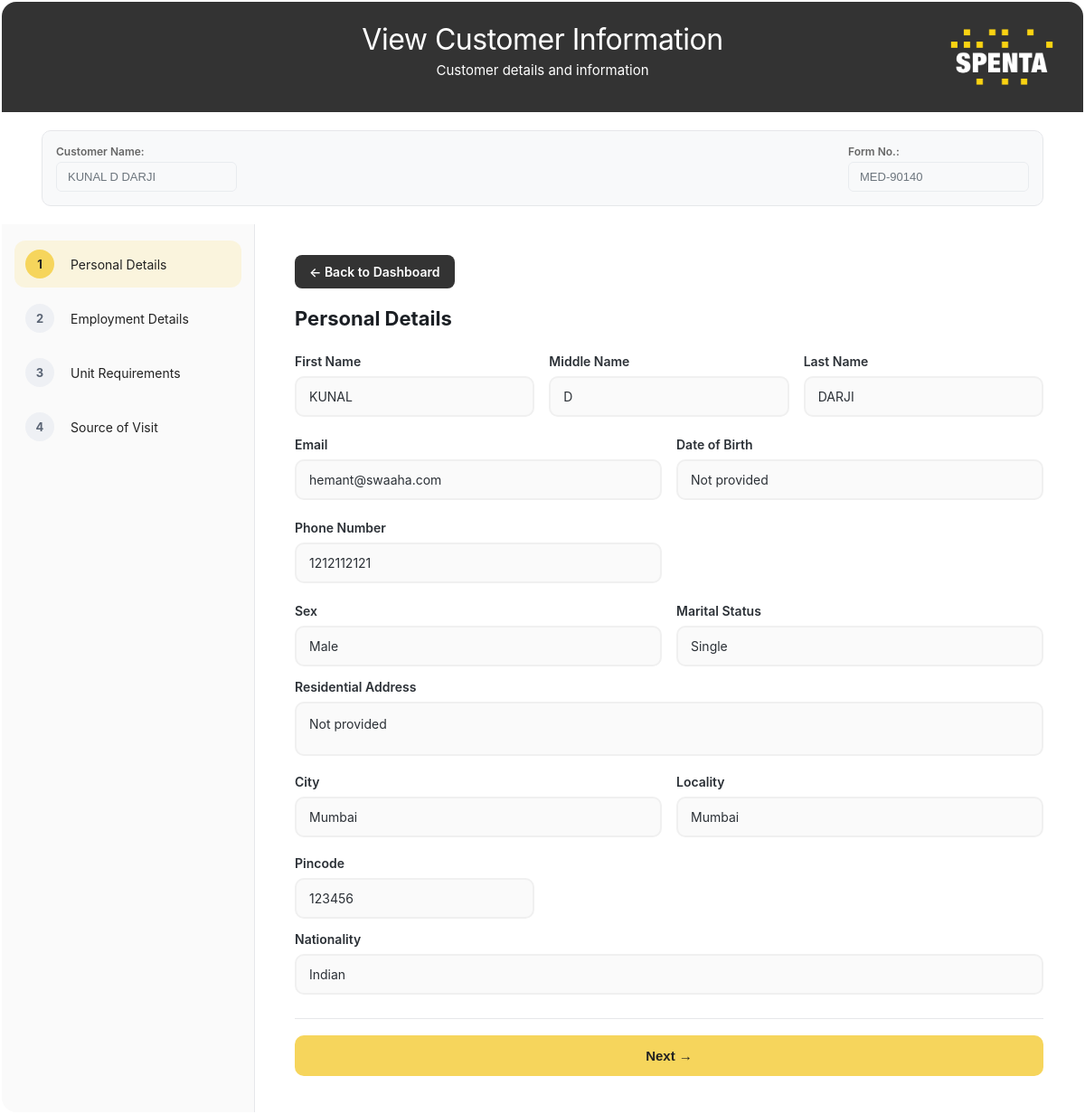
/customer/39/edit/, run on the app's committed database.
### customer_enquiry/models.py (models this page shows, shortened)
class Customer(models.Model):
    NATIONALITY_CHOICES = [
        ('indian', 'Indian'),
        ('nri', 'NRI'),
        ('pio', 'PIO'),
        ('oci', 'OCI'),
    ]
    EMPLOYMENT_CHOICES = [
        ('salaried', 'Salaried'),
        ('business', 'Business'),
        ('professional', 'Professional'),
        ('retired', 'Retired'),
        ('homemaker', 'Homemaker'),
        ('other', 'Other'),  # NEW OPTION ADDED
    ]
    SEX_CHOICES = [
        ('male', 'Male'),
        ('female', 'Female'),
        ('other', 'Other'),
    ]
    MARITAL_STATUS_CHOICES = [
        ('single', 'Single'),
        ('married', 'Married'),
        ('divorced', 'Divorced'),
        ('widowed', 'Widowed'),
        ('other', 'Other'),
    ]
    CONFIGURATION_CHOICES = [
        ('1bhk', '1 BHK'),
        ('1.5bhk', '1.5 BHK'),
        ('2bhk', '2 BHK'),
        ('2.5bhk', '2.5 BHK'),
        ('3bhk', '3 BHK'),
        ('3.5bhk', '3.5 BHK'),
        ('4bhk', '4 BHK'),
        ('duplex', 'Duplex'),
        ('other_config', 'Other'),
    ]
    BUDGET_CHOICES = [
        ('less_than_1cr', 'Less than 1 Cr.'),
        ('1cr_to_2cr', '1 Cr. to 2 Cr.'),
        ('2cr_to_4cr', '2 Cr. to 4 Cr.'),
        ('4cr_to_6cr', '4 Cr. to 6 Cr.'),
        ('more_than_6cr', 'More than 6 Cr.'),
    ]
    CONSTRUCTION_STATUS_CHOICES = [
        ('under_construction', 'Under Construction (>1 yr)'),
        ('near_completion', 'Near Completion (<1 yr)'),
        ('ready_possession', 'Ready Possession'),
    ]
    PURPOSE_CHOICES = [
        ('personal_use', 'Personal Use'),
        ('investment', 'Investment'),
        ('second_home', 'Second Home'),
        ('gift', 'Gift'),
        ('other', 'Other'),
    ]
    form_number = models.CharField(
        max_length=20,
        unique=True,
        help_text="Auto-generated form number"
    )
    form_date = models.DateField(default=timezone.now)
    first_name = models.CharField(max_length=100)
    middle_name = models.CharField(max_length=100, blank=True)
    last_name = models.CharField(max_length=100)
    email = models.EmailField(validators=[EmailValidator()])
    phone_number = models.CharField(
        max_length=10,
        validators=[RegexValidator(
            regex=r'^\d{10}$',
            message='Phone number must be 10 digits'
        )],
        blank=True,
        null=True,
        help_text="10-digit phone number"
    )
    sex = models.CharField(
        max_length=10,
        choices=SEX_CHOICES,
        blank=True,
        help_text="Gender/Sex of the customer"
    )
    marital_status = models.CharField(
        max_length=15,
        choices=MARITAL_STATUS_CHOICES,
        blank=True,
        help_text="Marital status of the customer"
    )
    date_of_birth = models.DateField(blank=True, null=True)
    residential_address = models.TextField(blank=True)
    city = models.CharField(max_length=100)
    locality = models.CharField(max_length=100)
    pincode = models.CharField(
        max_length=6,
        validators=[RegexValidator(
            regex=r'^\d{6}$',
            message='Pincode must be 6 digits'
        )]
    )
    nationality = models.CharField(
        max_length=10,
        choices=NATIONALITY_CHOICES
    )
    employment_type = models.CharField(
        max_length=15,
        choices=EMPLOYMENT_CHOICES
    )
    company_name = models.CharField(max_length=200, blank=True)
    designation = models.CharField(max_length=100, blank=True)
    industry = models.CharField(max_length=100, blank=True)
    configuration = models.CharField(
        max_length=15,  # Increased length to accommodate new options
        choices=CONFIGURATION_CHOICES
    )
    budget = models.CharField(
        max_length=20,  # Increased length for new budget ranges
        choices=BUDGET_CHOICES
    )
    construction_status = models.CharField(
        max_length=20,
        choices=CONSTRUCTION_STATUS_CHOICES
    )
    purpose_of_buying = models.CharField(
        max_length=15,
        choices=PURPOSE_CHOICES
    )
    source_details = models.TextField(
        blank=True,
        help_text="Additional details for Newspaper Ad, Social Media, Exhibition, or Property Portal"
    )
    created_at = models.DateTimeField(auto_now_add=True)
    updated_at = models.DateTimeField(auto_now=True)
    class Meta:
        db_table = 'customers'
        ordering = ['-created_at']
        verbose_name = 'Customer'
        verbose_name_plural = 'Customers'
    def get_full_name(self):
        if self.middle_name:
            return f"{self.first_name} {self.middle_name} {self.last_name}"
        return f"{self.first_name} {self.last_name}"

### customer_enquiry/views.py (the view)
# urls.py: path('customer/<int:pk>/edit/', views.edit_customer, name='edit_customer'),
def edit_customer(request, pk):
    customer = get_object_or_404(Customer, pk=pk)
    if request.method == 'POST':
        messages.info(request, 'This form is view-only. Customer information cannot be edited.')
        return redirect('customer_enquiry:edit_customer', pk=pk)
    current_sources = list(customer.sources.values_list('source_type', flat=True))
    try:
        channel_partner = customer.channel_partner
    except ChannelPartner.DoesNotExist:
        channel_partner = None
    try:
        referral = customer.referral
    except Referral.DoesNotExist:
        referral = None
    context = {
        'customer': customer,
        'current_sources': current_sources,
        'channel_partner': channel_partner,
        'referral': referral,
        'view_only': True,  # Flag to indicate this is view-only mode
    }
    return render(request, 'edit_customer.html', context)

### customer_enquiry/templates/edit_customer.html (shortened to what this page needs)
{% load static %}
<!DOCTYPE html>
<html lang="en">
<head>
</head>
<body>
    <div class="card">
        <header class="header">
            <div class="brand-row">
                <div class="header-text">
                    <div class="title">View Customer Information</div>
                    <div class="subtitle">Customer details and information</div>
                </div>
            </div>
            <div class="dec">
                <img src="{% static 'media/spenta_white.png' %}" alt="Spenta Logo" onerror="this.style.display='none';">
            </div>
        </header>
        <div class="form-header">
            <div>
                <label>Customer Name:</label>
                <input type="text" value="{{ customer.get_full_name }}" readonly>
            </div>
            <div>
                <label>Form No.:</label>
                <input type="text" value="{{ customer.form_number }}" readonly class="form-number-input">
            </div>
        </div>
        <div class="main">
            <aside class="steps">
                <div class="steps-wrap" id="stepList">
                    <div class="step active" data-step="1">
                        <div class="badge">1</div>
                        <div class="label">Personal Details</div>
                    </div>
                    <div class="step" data-step="2">
                        <div class="badge">2</div>
                        <div class="label">Employment Details</div>
                    </div>
                    <div class="step" data-step="3">
                        <div class="badge">3</div>
                        <div class="label">Unit Requirements</div>
                    </div>
                    <div class="step" data-step="4">
                        <div class="badge">4</div>
                        <div class="label">Source of Visit</div>
                    </div>
                </div>
            </aside>
            <section class="form">
                <a href="{% url 'customer_enquiry:dashboard' %}" class="back-btn">← Back to Dashboard</a>
                    <div class="section active" data-step="1">
                        <h3>Personal Details</h3>
                        <div class="grid cols-3">
                            <div>
                                <label>First Name</label>
                                <div class="field-display">{{ customer.first_name|default:"Not provided" }}</div>
                            </div>
                            <div>
                                <label>Middle Name</label>
                                <div class="field-display">{{ customer.middle_name|default:"Not provided" }}</div>
                            </div>
                            <div>
                                <label>Last Name</label>
                                <div class="field-display">{{ customer.last_name|default:"Not provided" }}</div>
                            </div>
                        </div>
                        <div class="grid cols-2" style="margin-top:14px">
                            <div>
                                <label>Email</label>
                                <div class="field-display">{{ customer.email|default:"Not provided" }}</div>
                            </div>
                            <div>
                                <label>Date of Birth</label>
                                <div class="field-display">{{ customer.date_of_birth|date:"F d, Y"|default:"Not provided" }}</div>
                            </div>
                        </div>
                        <div class="grid cols-2" style="margin-top:14px">
                            <div>
                                <label>Phone Number</label>
                                <div class="field-display">{{ customer.phone_number|default:"Not provided" }}</div>
                            </div>
                            <div>
                            </div>
                        </div>
                        <div class="grid cols-2" style="margin-top:14px">
                            <div>
                                <label>Sex</label>
                                <div class="field-display">{% if customer.sex == 'male' %}Male{% elif customer.sex == 'female' %}Female{% elif customer.sex == 'other' %}Other{% else %}Not provided{% endif %}</div>
                            </div>
                            <div>
                                <label>Marital Status</label>
                                <div class="field-display">{% if customer.marital_status == 'single' %}Single{% elif customer.marital_status == 'married' %}Married{% elif customer.marital_status == 'other' %}Other{% else %}Not provided{% endif %}</div>
                            </div>
                        </div>
                        <label style="margin-top:14px">Residential Address</label>
                        <div class="field-display address-display">{{ customer.residential_address|default:"Not provided" }}</div>
                        <div class="grid cols-2" style="margin-top:12px">
                            <div>
                                <label>City</label>
                                <div class="field-display">{{ customer.city|default:"Not provided" }}</div>
                            </div>
                            <div>
                                <label>Locality</label>
                                <div class="field-display">{{ customer.locality|default:"Not provided" }}</div>
                            </div>
                        </div>
                        <div class="grid cols-3" style="margin-top:12px">
                            <div>
                                <label>Pincode</label>
                                <div class="field-display">{{ customer.pincode|default:"Not provided" }}</div>
                            </div>
                        </div>
                        <label style="margin-top:14px">Nationality</label>
                        <div class="field-display">{% if customer.nationality == 'indian' %}Indian{% elif customer.nationality == 'nri' %}NRI{% elif customer.nationality == 'pio' %}PIO{% elif customer.nationality == 'oci' %}OCI{% else %}Not provided{% endif %}</div>
                    </div>
                    <div class="actions">
                        <button type="button" class="btn" id="nextBtn">Next →</button>
                    </div>
            </section>
        </div>
    </div>
</body>
</html>

### customer_enquiry/templates/edit_customer.html (style rules this page uses)
:root { --bg: #f5f5f5; --text: #1b1f24; --muted: #6b7280; --border: #e6e7ea; --brand: #f6d55c; --brand-d: #e4be34; --header-d: #333333; }
* { box-sizing: border-box }
body { margin: 0; background: #fff; font-family: -apple-system, BlinkMacSystemFont, 'Segoe UI', Roboto, Inter, system-ui, sans-serif; color: var(--text); }
.card { margin: 2px; border-radius: 16px; overflow: hidden; background: #fff; }
.header { position: relative; padding: 24px 36px; background: #333333; color: #374151; overflow: hidden; }
.brand-row { display: flex; align-items: center; gap: 20px; margin-bottom: 12px; position: relative; z-index: 2; }
.header-text { flex: 1; text-align: center; }
.title { font-weight: 400; font-size: 32px; line-height: 1.1; margin: 0 0 6px 0; color: #fff; letter-spacing: -0.5px; }
.subtitle { font-size: 15px; color: #fff; font-weight: 400; line-height: 1.4; margin: 0; }
.form-header { display: flex; justify-content: space-between; align-items: center; margin: 20px 44px; padding: 15px; background: #f8f9fa; border-radius: 10px; border: 1px solid var(--border); }
.form-header > div { display: flex; flex-direction: column; gap: 4px; }
.form-header label { font-weight: 600; font-size: 12px; color: #666; margin: 0; }
.form-header input { padding: 8px 12px; border: 1px solid #e9ecef; border-radius: 6px; background-color: #f8f9fa; color: #6c757d; font-size: 13px; width: 200px; }
.dec { position: absolute; right: 30px; top: 50%; transform: translateY(-50%); display: flex; gap: 8px; z-index: 1; }
.dec img { height: 80px; width: auto; }
.header::before { content: ''; position: absolute; top: 0; left: 0; right: 0; bottom: 0; pointer-events: none; }
.main { display: grid; grid-template-columns: 280px 1fr; min-height: 560px }
.steps { background: #fafafa; padding: 18px 14px; border-right: 1px solid var(--border); }
.steps-wrap { display: flex; flex-direction: column; gap: 8px }
.step { display: grid; grid-template-columns: 38px 1fr; align-items: center; gap: 12px; padding: 10px 12px; border-radius: 12px; }
.badge { width: 32px; height: 32px; border-radius: 50%; background: #eef0f4; color: #5b6575; display: grid; place-items: center; font-weight: 700; font-size: 13px; }
.label { font-size: 14px; color: #222 }
.step.active { background: rgba(246, 213, 92, .18) }
.step.active .badge { background: var(--brand); color: #222 }
.form { padding: 34px 44px 40px; }
.section { display: none }
.section.active { display: block }
.section h3 { margin: 0 0 18px; font-size: 22px }
label { display: block; margin: 8px 0 8px; font-weight: 600; font-size: 14px; color: #2b3036 }
.grid { display: grid; gap: 16px }
.cols-2 { grid-template-columns: 1fr 1fr }
.cols-3 { grid-template-columns: 1fr 1fr 1fr }
.actions { margin-top: 26px; padding-top: 18px; border-top: 1px solid var(--border); display: flex; gap: 12px; }
.btn { flex: 1; display: inline-flex; justify-content: center; align-items: center; gap: 8px; padding: 14px 18px; background: var(--brand); border: 0; border-radius: 10px; font-weight: 800; font-size: 15px; color: #222; cursor: pointer; transition: transform .12s, box-shadow .2s, background .2s; }
.back-btn { display: inline-flex; align-items: center; gap: 8px; padding: 10px 16px; background: #333333; color: white; text-decoration: none; font-weight: 600; font-size: 14px; border-radius: 8px; margin-bottom: 20px; transition: transform .12s, box-shadow .2s, background .2s; border: 0; cursor: pointer; }
.field-display { width: 100%; padding: 12px 14px; border: 2px solid #f0f0f0; border-radius: 10px; font-size: 14px; background: #fafafa; color: #2b3036; min-height: 20px; display: flex; align-items: center; }
.address-display { min-height: 60px; align-items: flex-start; white-space: pre-line; line-height: 1.5; }

### data on the page
Customer: get_full_name "KUNAL D DARJI", form_number "MED-90140", first_name "KUNAL", middle_name "D", last_name "DARJI", email "hemant@swaaha.com", date_of_birth "Not provided", phone_number "1212112121", residential_address "Not provided", city "Mumbai", locality "Mumbai", pincode "123456"
